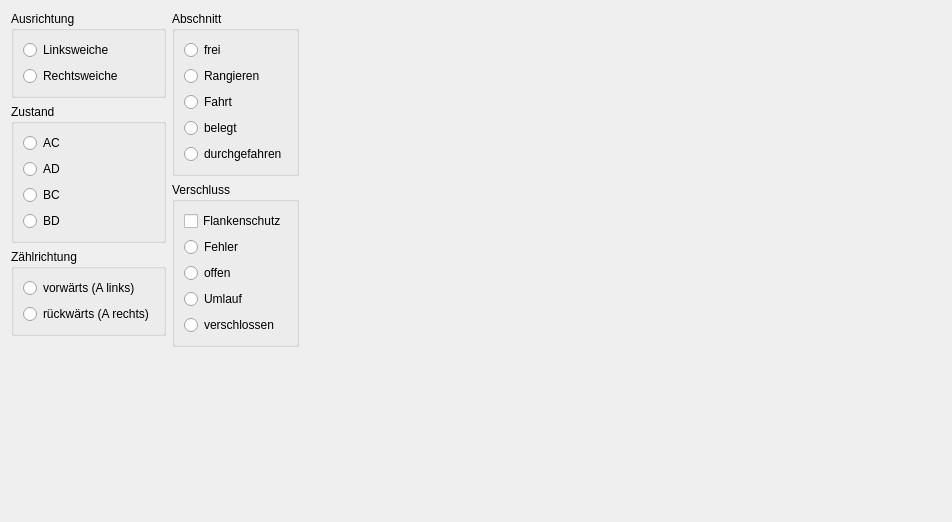
<?xml version="1.0" encoding="UTF-8"?>
<ui version="4.0">
 <class>DoubleCrossSwitchStudy</class>
 <widget class="QWidget" name="DoubleCrossSwitchStudy">
  <property name="geometry">
   <rect>
    <x>0</x>
    <y>0</y>
    <width>952</width>
    <height>522</height>
   </rect>
  </property>
  <property name="windowTitle">
   <string>Form</string>
  </property>
  <layout class="QHBoxLayout" name="horizontalLayout">
   <item>
    <layout class="QVBoxLayout" name="verticalLayout_6">
     <item>
      <widget class="QGroupBox" name="groupBox">
       <property name="title">
        <string>Ausrichtung</string>
       </property>
       <layout class="QVBoxLayout" name="verticalLayout">
        <item>
         <widget class="QRadioButton" name="leftHandedButton">
          <property name="text">
           <string>Linksweiche</string>
          </property>
         </widget>
        </item>
        <item>
         <widget class="QRadioButton" name="rightHandedButton">
          <property name="text">
           <string>Rechtsweiche</string>
          </property>
         </widget>
        </item>
       </layout>
      </widget>
     </item>
     <item>
      <widget class="QGroupBox" name="groupBox_3">
       <property name="title">
        <string>Zustand</string>
       </property>
       <layout class="QVBoxLayout" name="verticalLayout_2">
        <item>
         <widget class="QRadioButton" name="acButton">
          <property name="text">
           <string>AC</string>
          </property>
         </widget>
        </item>
        <item>
         <widget class="QRadioButton" name="adButton">
          <property name="text">
           <string>AD</string>
          </property>
         </widget>
        </item>
        <item>
         <widget class="QRadioButton" name="bcButton">
          <property name="text">
           <string>BC</string>
          </property>
         </widget>
        </item>
        <item>
         <widget class="QRadioButton" name="bdButton">
          <property name="text">
           <string>BD</string>
          </property>
         </widget>
        </item>
       </layout>
      </widget>
     </item>
     <item>
      <widget class="QGroupBox" name="groupBox_2">
       <property name="title">
        <string>Zählrichtung</string>
       </property>
       <layout class="QVBoxLayout" name="verticalLayout_3">
        <item>
         <widget class="QRadioButton" name="forwardButton">
          <property name="text">
           <string>vorwärts (A links)</string>
          </property>
         </widget>
        </item>
        <item>
         <widget class="QRadioButton" name="backwardButton">
          <property name="text">
           <string>rückwärts (A rechts)</string>
          </property>
         </widget>
        </item>
       </layout>
      </widget>
     </item>
     <item>
      <spacer name="verticalSpacer">
       <property name="orientation">
        <enum>Qt::Vertical</enum>
       </property>
       <property name="sizeHint" stdset="0">
        <size>
         <width>20</width>
         <height>40</height>
        </size>
       </property>
      </spacer>
     </item>
    </layout>
   </item>
   <item>
    <layout class="QVBoxLayout" name="verticalLayout_5">
     <item>
      <widget class="QGroupBox" name="groupBox_4">
       <property name="title">
        <string>Abschnitt</string>
       </property>
       <layout class="QVBoxLayout" name="verticalLayout_4">
        <item>
         <widget class="QRadioButton" name="freeButton">
          <property name="text">
           <string>frei</string>
          </property>
         </widget>
        </item>
        <item>
         <widget class="QRadioButton" name="shuntButton">
          <property name="text">
           <string>Rangieren</string>
          </property>
         </widget>
        </item>
        <item>
         <widget class="QRadioButton" name="tourButton">
          <property name="text">
           <string>Fahrt</string>
          </property>
         </widget>
        </item>
        <item>
         <widget class="QRadioButton" name="occupiedButton">
          <property name="text">
           <string>belegt</string>
          </property>
         </widget>
        </item>
        <item>
         <widget class="QRadioButton" name="passedButton">
          <property name="text">
           <string>durchgefahren</string>
          </property>
         </widget>
        </item>
       </layout>
      </widget>
     </item>
     <item>
      <widget class="QGroupBox" name="groupBox_5">
       <property name="title">
        <string>Verschluss</string>
       </property>
       <layout class="QVBoxLayout" name="verticalLayout_7">
        <item>
         <widget class="QCheckBox" name="flankProtection">
          <property name="text">
           <string>Flankenschutz</string>
          </property>
         </widget>
        </item>
        <item>
         <widget class="QRadioButton" name="errorButton">
          <property name="text">
           <string>Fehler</string>
          </property>
         </widget>
        </item>
        <item>
         <widget class="QRadioButton" name="openButton">
          <property name="text">
           <string>offen</string>
          </property>
         </widget>
        </item>
        <item>
         <widget class="QRadioButton" name="pendingButton">
          <property name="text">
           <string>Umlauf</string>
          </property>
         </widget>
        </item>
        <item>
         <widget class="QRadioButton" name="lockedButton">
          <property name="text">
           <string>verschlossen</string>
          </property>
         </widget>
        </item>
       </layout>
      </widget>
     </item>
     <item>
      <spacer name="verticalSpacer_2">
       <property name="orientation">
        <enum>Qt::Vertical</enum>
       </property>
       <property name="sizeHint" stdset="0">
        <size>
         <width>20</width>
         <height>40</height>
        </size>
       </property>
      </spacer>
     </item>
    </layout>
   </item>
   <item>
    <widget class="QWidget" name="symbolWidget" native="true">
     <property name="sizePolicy">
      <sizepolicy hsizetype="Preferred" vsizetype="Preferred">
       <horstretch>3</horstretch>
       <verstretch>0</verstretch>
      </sizepolicy>
     </property>
     <widget class="mrw::ui::DoubleCrossSwitchWidget" name="smallSwitchWidget" native="true">
      <property name="geometry">
       <rect>
        <x>390</x>
        <y>100</y>
        <width>40</width>
        <height>40</height>
       </rect>
      </property>
     </widget>
     <widget class="mrw::ui::DoubleCrossSwitchWidget" name="bigSwitchWidget" native="true">
      <property name="geometry">
       <rect>
        <x>70</x>
        <y>50</y>
        <width>200</width>
        <height>200</height>
       </rect>
      </property>
     </widget>
    </widget>
   </item>
  </layout>
 </widget>
 <customwidgets>
  <customwidget>
   <class>mrw::ui::DoubleCrossSwitchWidget</class>
   <extends>QWidget</extends>
   <header location="global">ui/doublecrossswitchwidget.h</header>
   <container>1</container>
  </customwidget>
 </customwidgets>
 <tabstops>
  <tabstop>leftHandedButton</tabstop>
  <tabstop>rightHandedButton</tabstop>
  <tabstop>acButton</tabstop>
  <tabstop>adButton</tabstop>
  <tabstop>bcButton</tabstop>
  <tabstop>bdButton</tabstop>
  <tabstop>forwardButton</tabstop>
  <tabstop>backwardButton</tabstop>
  <tabstop>freeButton</tabstop>
  <tabstop>shuntButton</tabstop>
  <tabstop>tourButton</tabstop>
  <tabstop>occupiedButton</tabstop>
  <tabstop>passedButton</tabstop>
  <tabstop>errorButton</tabstop>
  <tabstop>openButton</tabstop>
  <tabstop>pendingButton</tabstop>
  <tabstop>lockedButton</tabstop>
 </tabstops>
 <resources/>
 <connections/>
</ui>
